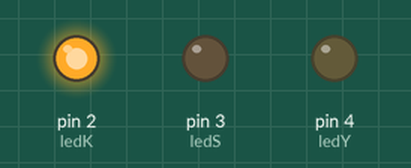
A sketch run on a simulated Arduino Uno, built with avr-gcc and run on an emulated ATmega328P. On the bench: output pins drawn as LEDs (lit = HIGH).

Above: at 5.0 s.
At 15.0 s:
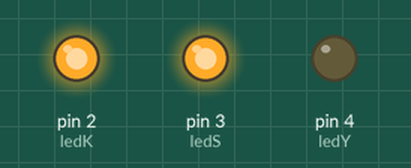
At 21.0 s:
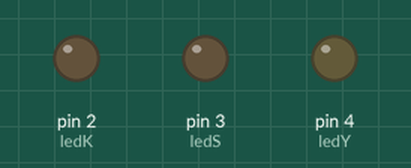
At 24.5 s:
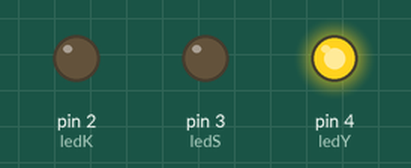
Timing chart, 0 to 35.1 s (numbered marks = the images above):
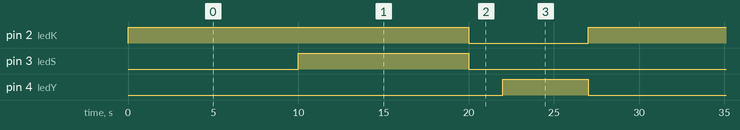

The sketch:

Trafik_lambasi.ino
```cpp
int ledK=2;
int ledS=3;
int ledY=4;
int ledler[]={ledK,ledS,ledY};

void setup()
{
  for(int sayac=0;sayac<3;sayac++){
    pinMode(ledler[sayac],OUTPUT);
  }
}

void loop()
{
  digitalWrite(ledK,HIGH);
  delay(10000);
  digitalWrite(ledS,HIGH);
  delay(10000);
  digitalWrite(ledK,LOW);
  digitalWrite(ledS,LOW);
  delay(2000);
  digitalWrite(ledY,HIGH);
  delay(5000);
  digitalWrite(ledY,LOW);
}
```

Measured:
- by itself, pin 2 (ledK): alternates HIGH for 20.0 s and LOW for 7.0 s
- by itself, pin 3 (ledS): alternates HIGH for 10.0 s and LOW for 17.0 s
- by itself, pin 4 (ledY): alternates HIGH for 5.0 s and LOW for 22.0 s
